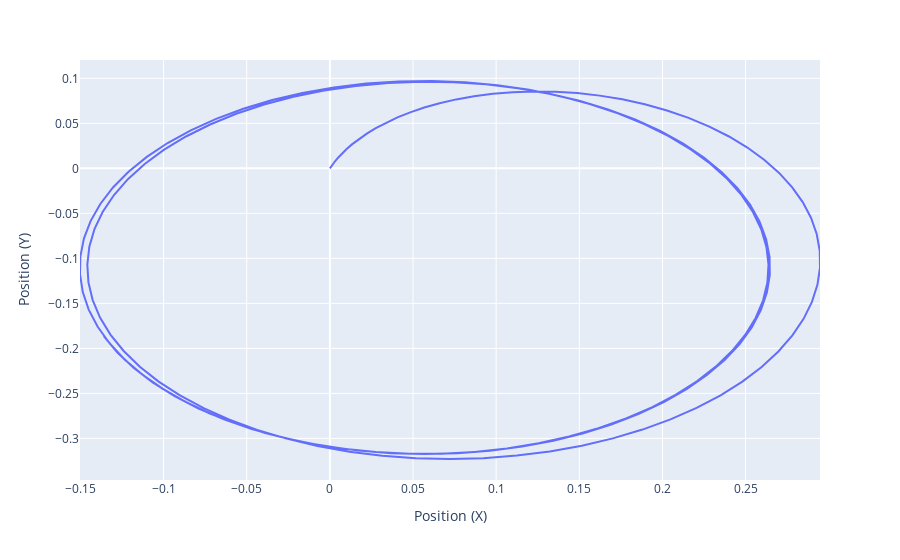

Notebook code for this chart:
### Code cell
import plotly.express as px
fig = px.line(r_state_time_df, x='Position (X)', y='Position (Y)', height=1200)
fig.show()

### Figure 1 — Plotly figure (JSON) as saved in the notebook; plotly's stock layout.template omitted (floating-point values rounded to 4 significant figures; data arrays with more than 128 entries replaced by an {"elided": "..."} marker saying what was removed)
{"data": [{"hovertemplate": "Position (X)=%{x}<br>Position (Y)=%{y}<extra></extra>", "legendgroup": "", "line": {"color": "#636efa", "dash": "solid"}, "marker": {"symbol": "circle"}, "mode": "lines", "name": "", "orientation": "v", "showlegend": false, "type": "scatter", "x": {"elided": "201 float values"}, "xaxis": "x", "y": {"elided": "201 float values"}, "yaxis": "y"}], "layout": {"autosize": true, "legend": {"tracegroupgap": 0}, "margin": {"t": 60}, "xaxis": {"anchor": "y", "autorange": true, "domain": [0, 1], "range": [-0.1503, 0.2947], "title": {"text": "Position (X)"}, "type": "linear"}, "yaxis": {"anchor": "x", "autorange": true, "domain": [0, 1], "range": [-0.3462, 0.1203], "title": {"text": "Position (Y)"}, "type": "linear"}}}
